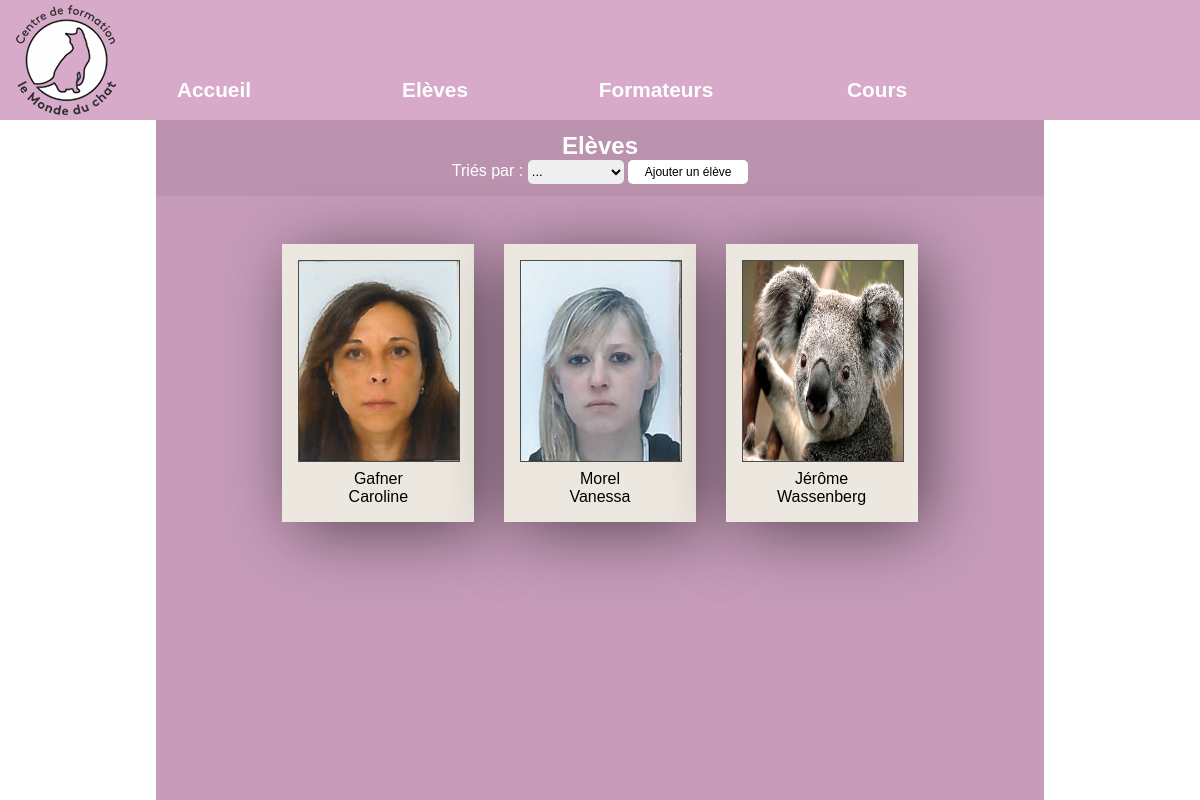
Screenshot of /Site/src/php/students.php with the database file from the repository.
### tables this page shows
CREATE TABLE `t_eleves` (
  `idEleve` int(11) NOT NULL,
  `eleNom` varchar(50) DEFAULT NULL,
  `elePrenom` varchar(25) DEFAULT NULL,
  `eleDateNaissance` varchar(10) DEFAULT NULL,
  `eleRue` varchar(50) DEFAULT NULL,
  `eleNPA` int(8) DEFAULT NULL,
  `eleLocalite` varchar(30) DEFAULT NULL,
  `elePays` varchar(40) DEFAULT NULL,
  `eleTelephone` varchar(12) DEFAULT NULL,
  `eleMail` varchar(50) DEFAULT NULL,
  `eleProfession` varchar(50) DEFAULT NULL,
  `eleCommentaire` varchar(300) DEFAULT NULL,
  `elePhoto` varchar(260) DEFAULT NULL
);

### Site/src/php/functions/PDOlink.php (called while the page is built, shortened)
<?php
class PDOlink {
    private $connector;
    function __construct()
    {
        $this->connector = new PDO('mysql:host='.$GLOBALS['config']['host'].';dbname='. $GLOBALS['config']['DBname'],$GLOBALS['config']['user'],$GLOBALS['config']['password']);
    }
    function exectueQuery ($req)
    {
        $req = $this->connector->prepare($req);
        $req->execute();
        return $req;
    }
    function prepareData ($req)
    {
        $result = $req->fetchAll(PDO::FETCH_ASSOC);
        return $result;
    }
}

### Site/src/php/students.php (the view, shortened to what this page needs)
<?php
include 'includes/header.php';
include "functions/PDOlink.php";
$sort = "";
$id = 0;
$PDO = new PDOlink();
if ($sort == "prenom")
{
    $query = 'SELECT idEleve, eleNom, elePrenom, elePhoto FROM t_eleves ORDER BY elePrenom ASC';
}
else
{
    $query = 'SELECT idEleve, eleNom, elePrenom, elePhoto FROM t_eleves';
}
$req = $PDO->exectueQuery($query);
?>
<!DOCTYPE html>
<html lang="fr">
    <head>
        <link rel="stylesheet" type="text/css" href="../../ressources/css/common.css">
        <link rel="stylesheet" type="text/css" href="../../ressources/css/students-teachers-lessons_display.css">
    </head>
    <body>
        <section>
            <div id="title">
                <?php
                    if (isset($_GET['idCour']))
                    {
                        ?>
                        <button class="sendAndCancelButton" onclick="returnIndex()">Annuler</button>
                        <button class="sendAndCancelButton" onclick="submit()">Envoyer</button>
                        <?php
                    }
                    else
                    {
                        ?>
                        <h1>Elèves</h1>
                        <label class="label">
                            <span>Triés par :</span>
                            <select onchange="studentsRefresh()" id="select">
                                <option selected="selected">...</option>
                            </select>
                        </label>
                        <label class="label">
                            <button id="addButton" onclick="addStudent()">Ajouter un élève</button>
                        </label>
                        <?php
                    }
                ?>
            </div>
            <div id="container">
                <form id="form" action="confirmAddMemberToLesson.php?idCour=<?php echo $id ?>" method="post">
                    <?php
                        $result = $PDO->prepareData($req);
                        foreach($result as $display)
                        {
                            ?>
                            <div id="marge">
                                <div id="cartesStudent-teacher">
                                    <div>
                                        <div id="photo">
                                            <a href="details.php?id=<?php echo $display['idEleve']?>&type=student">
                                                <img src="../../ressources/images/eleves/<?php echo $display['elePhoto']  ?>">
                                            </a>
                                        </div>
                                        <div id="infos">
                                            <a id="name" href="details.php?id=<?php echo $display['idEleve']?>&type=student">
                                                <p><?php echo $display['eleNom']?></p>
                                                <p><?php echo $display['elePrenom']?></p>
                                            </a>
                                        </div>
                                    </div>
                                </div>
                            </div>
                            <?php
                        }
                    ?>
                </form>
            </div>
        </section>
    </body>
</html>

### Site/ressources/css/common.css (style rules this page uses)
* { padding: 0; margin: 0; list-style-type:none; font-family: Arial, sans-serif; }
section { text-align: center; margin: auto; width: 99.9%; height: auto; }
#container { margin: auto; width: 70%; min-height: 70%; height: auto !important; bottom: 0; padding: 2%; background-color: #c69cba; }
#title { color: white; margin: auto; padding: 1% 2% 2%; height: 5vmin; width: 70%; background-color: #bb93af; }
button { border: none; background-color: white; border-radius: 5px; font-size: 1.5vmin; }

### Site/ressources/css/students-teachers-lessons_display.css (style rules this page uses)
#marge { display: inline-block; padding-left: 1.5%; padding-right: 1.5%; }
label, select, span { border: none; width: 12vmin; height: 3vmin; border-radius: 5px; }
#title span { font-size: 2vmin; }
#title h1 { margin: auto; font-size: 3vmin; width: 30vmin; }
#cartesStudent-teacher { margin-top: 3vmin; min-height: 30vmin; height: auto; width: 20vmin; box-shadow: 10px 10px 70px -4px rgba(0,0,0,0.59); padding: 2vmin; background-color: #ede8df; }
#cartesStudent-teacher img { border: 1px solid #4a4b4b; height: 25vmin; width: 20vmin; }
#name, #name:link, #name:visited, #name:active { color: black; text-decoration: none !important; font-size: 2vmin; }
#infos { margin-top: 1vmin; }
#addButton { width: 15vmin; height: 3vmin; }
.label { width: 10vmin; height:5vmin; }

### rows the page displays
t_eleves: elePhoto (picture), eleNom "Gafner", elePrenom "Caroline"
t_eleves: elePhoto (picture), eleNom "Morel", elePrenom "Vanessa"
t_eleves: elePhoto (picture), eleNom "Jérôme", elePrenom "Wassenberg"
